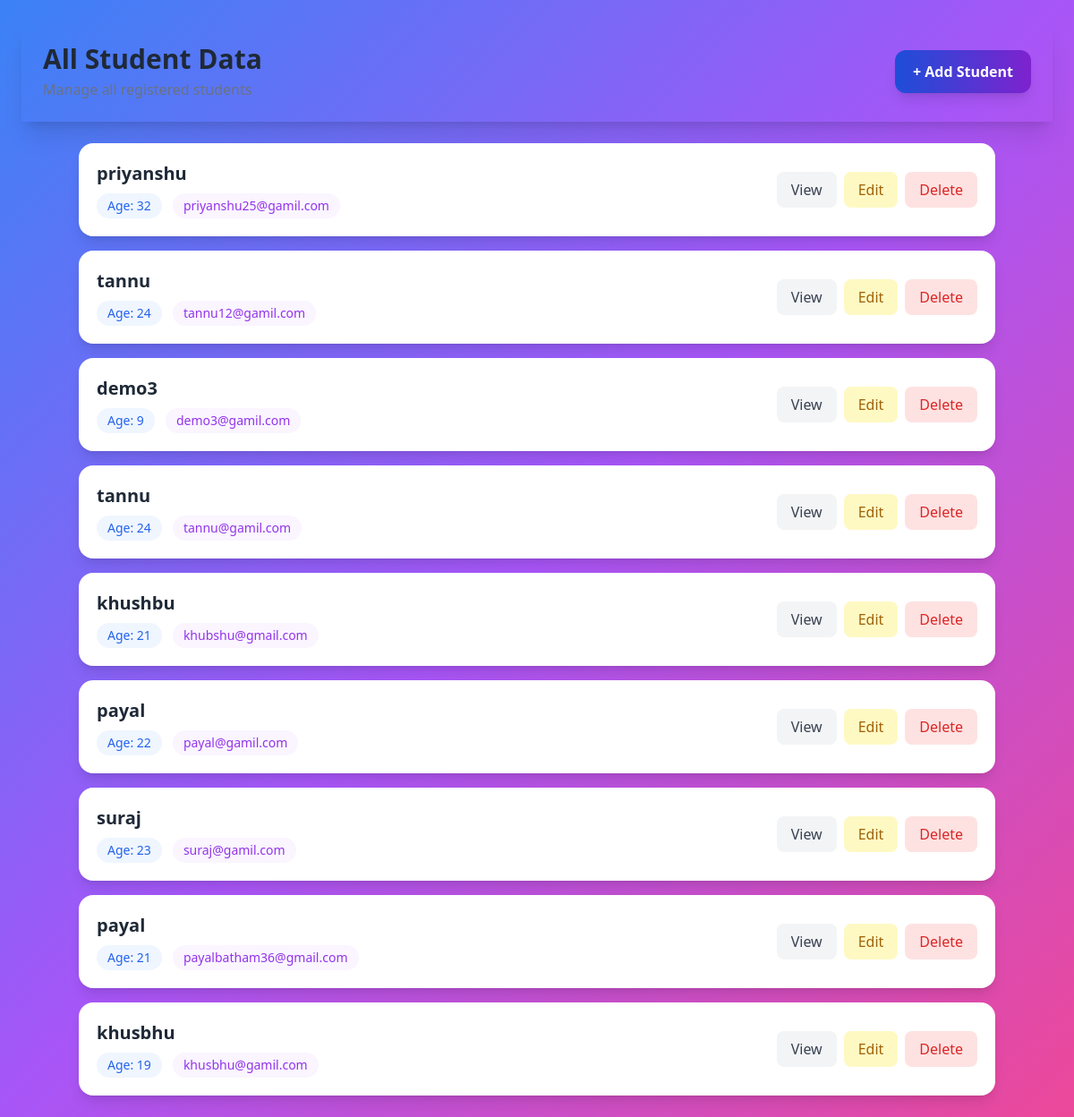
Screenshot of /add/ with the database file from the repository.
### form/models.py (models this page shows)
class Student(models.Model):
    name = models.CharField(max_length=100)
    age = models.IntegerField()
    email = models.EmailField(unique=True)

### form/views.py (the view)
# urls.py: path('add/',views.student_list, name='student_list'),
def student_list(request):
    students = Student.objects.all()
    return render(request,'student_list.html',{'students':students})

### form/templates/student_list.html (shortened to what this page needs)
<!DOCTYPE html>
<html lang="en">
<head>
    <script src="https://cdn.tailwindcss.com"></script>
</head>
<body class="min-h-screen bg-gradient-to-br from-blue-500 via-purple-500 to-pink-500 p-6">
    <div class="shadow-xl p-6 mb-6
                    flex flex-col sm:flex-row
                    justify-between items-center gap-4">
         <div>
            <h1 class="text-3xl font-bold text-gray-800">
                 All Student Data
            </h1>
            <p class="text-gray-500 mt-1">
            </p>
        </div>
            <a
                href="{% url 'student_create' %}"
                class="bg-gradient-to-r from-blue-700 to-purple-700
                       text-white font-semibold
                       px-5 py-3 rounded-xl
                       shadow-lg
                       hover:scale-105
                       hover:shadow-xl
                       transition-all duration-200"
            >
                + Add Student
            </a>
        </div>
    <div class="max-w-5xl mx-auto">
          {% if students %}
        <div class="grid gap-4">
            {% for s in students %}
            <div class="bg-white rounded-2xl shadow-lg p-5
                        flex flex-col md:flex-row
                        md:items-center md:justify-between
                        gap-4
                        hover:-translate-y-1
                        hover:shadow-2xl
                        transition-all duration-300">
                <a
                    href="{% url 'student_details' s.id %}"
                    class="flex-1"
                >
                    <h2 class="text-xl font-bold text-gray-800
                               hover:text-blue-600 transition">
                        {{ s.name }}
                    </h2>
                    <div class="flex flex-wrap gap-3 mt-2 text-sm text-gray-500">
                        <span class="bg-blue-50 text-blue-600
                                     px-3 py-1 rounded-full">
                            Age: {{ s.age }}
                        </span>
                        <span class="bg-purple-50 text-purple-600
                                     px-3 py-1 rounded-full">
                            {{ s.email }}
                        </span>
                    </div>
                </a>
                <div class="flex gap-2">
                    <a
                        href="{% url 'student_details' s.id %}"
                        class="px-4 py-2 rounded-lg
                               bg-gray-100 text-gray-700
                               hover:bg-gray-200
                               transition"
                    >
                        View
                    </a>
                    <a
                        href="{% url 'student_edit' s.id %}"
                        class="px-4 py-2 rounded-lg
                               bg-yellow-100 text-yellow-700
                               hover:bg-yellow-200
                               transition"
                    >
                        Edit
                    </a>
                    <a
                        href="{% url 'student_delete' s.id %}"
                        class="px-4 py-2 rounded-lg
                               bg-red-100 text-red-600
                               hover:bg-red-200
                               transition"
                    >
                        Delete
                    </a>
                </div>
            </div>
            {% endfor %}
        </div>
        {% endif %}
    </div>
</body>
</html>

### rows the page displays
Student: name "priyanshu", age "32", email "priyanshu25@gamil.com"
Student: name "tannu", age "24", email "tannu12@gamil.com"
Student: name "demo3", age "9", email "demo3@gamil.com"
Student: name "tannu", age "24", email "tannu@gamil.com"
Student: name "khushbu", age "21", email "khubshu@gmail.com"
Student: name "payal", age "22", email "payal@gamil.com"
Student: name "suraj", age "23", email "suraj@gamil.com"
Student: name "payal", age "21", email "payalbatham36@gmail.com"
Student: name "khusbhu", age "19", email "khusbhu@gamil.com"
